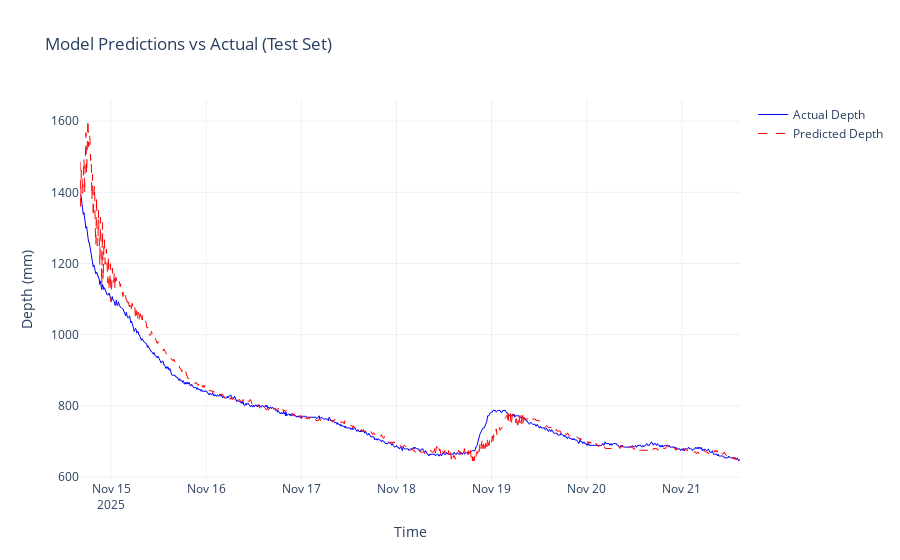

The notebook cell saved with this chart:
### Markdown cell above
## 4. Model Training

### Code cell
# Define Features
# 1. High-Res Precipitation Lags (10min to 120min)
features_lag_highres = [f'precip_lag_{step*10}min' for step in range(1, 13)]

# 2. Hourly Precipitation Lags (2h to 7h)
features_lag_hourly = [f'precip_lag_{h}h' for h in range(2, 8)]

# 3. Precipitation Forecast (0 to 4h in 10min steps)
features_forecast = [f'precip_forecast_{step*10}min' for step in range(0, 24)]

# 4. NEW: Probability Lags (2h to 7h)
features_prob_lag = [f'precip_prob_lag_{h}h' for h in range(2, 8)]

# 5. NEW: Probability Forecast (0 to 4h)
features_prob_forecast = [f'precip_prob_forecast_{h}h' for h in range(0, 5)]

features = features_lag_highres + features_lag_hourly + features_forecast + features_prob_lag + features_prob_forecast

print(f"Selected {len(features)} features: {features}")

target = 'target_change'

X = df_train_data[features]
y = df_train_data[target]

# Split
split_idx = int(len(X) * 0.8)
X_train, X_test = X.iloc[:split_idx], X.iloc[split_idx:]
y_train, y_test = y.iloc[:split_idx], y.iloc[split_idx:]

print(f"Train set: {X_train.shape}, Test set: {X_test.shape}")

# Train (Using params from forecasting_model.ipynb grid search if available, or defaults)
# Using the ones seen in the notebook inspection: max_depth=5, learning_rate=0.1, n_estimators=100
model = xgb.XGBRegressor(n_estimators=50, learning_rate=0.1, max_depth=3, subsample=1.0, random_state=42, early_stopping_rounds=10, objective='reg:squarederror')
model.fit(X_train, y_train, eval_set=[(X_test, y_test)], verbose=False)

# Evaluate
pred_change = model.predict(X_test)

# Reconstruct Absolute Depth
# Predicted Depth[T+4h] = Actual Depth[T] + Predicted Change[T->T+4h]
current_depth_test = df_train_data.loc[X_test.index, 'streamway_depth_mm']
pred_depth_reconstructed = current_depth_test + pred_change

y_actual_depth = df_train_data.loc[X_test.index, 'target_depth']

# Calculate Model Metrics
rmse = np.sqrt(mean_squared_error(y_actual_depth, pred_depth_reconstructed))
mae = mean_absolute_error(y_actual_depth, pred_depth_reconstructed)
r2 = r2_score(y_actual_depth, pred_depth_reconstructed)

# Calculate Baseline Metrics (Persistence: Predict 0 change)
# If we predicted 0 change, the error would be exactly the actual change
# Baseline RMSE = sqrt(mean(actual_change^2))
# Baseline MAE = mean(|actual_change|)
# We use the Test Set for a fair comparison
baseline_changes = df_train_data.loc[X_test.index, 'target_change']
baseline_rmse = np.sqrt((baseline_changes**2).mean())
baseline_mae = baseline_changes.abs().mean()

# Formatting Helper
def format_score(name, score, baseline):
    # Green if < 90% of baseline (solid improvement)
    # Orange if < 100% of baseline (marginal)
    # Red if >= baseline (worse/useless)
    
    ratio = score / baseline
    
    GREEN = "\033[92m"
    ORANGE = "\033[93m"
    RED = "\033[91m"
    RESET = "\033[0m"
    
    if ratio < 0.9:
        color = GREEN
        status = "GOOD"
    elif ratio < 1.0:
        color = ORANGE
        status = "OK"
    else:
        color = RED
        status = "POOR"
        
    improvement = (1 - ratio) * 100
    return f"{color}{name}: {score:.2f} (Baseline: {baseline:.2f}) [{status} - {improvement:.1f}%] {RESET}"

print("--- Model Evaluation (vs Persistence Baseline) ---")
print(format_score("RMSE", rmse, baseline_rmse))
print(format_score("MAE ", mae, baseline_mae))
print(format_score("R2 ", r2, 1.0)) # R2 baseline is tricky, usually 0 is mean model, but here we compare to persistence.

# Plot
fig = go.Figure()
# Plot last 7 days of test set
plot_start = X_test.index[-1000]
plot_end = X_test.index[-1]

mask = (X_test.index >= plot_start) & (X_test.index <= plot_end)

fig.add_trace(go.Scatter(x=X_test.index[mask], y=y_actual_depth[mask], name='Actual Depth', line=dict(color='blue', width=1)))
fig.add_trace(go.Scatter(x=X_test.index[mask], y=pred_depth_reconstructed[mask], name='Predicted Depth', line=dict(color='red', width=1, dash='dash')))

fig.update_layout(title='Model Predictions vs Actual (Test Set)', xaxis_title='Time', yaxis_title='Depth (mm)', template='plotly_white')
fig.show()

### Figure 1 — Plotly figure (JSON) as saved in the notebook; plotly's stock layout.template omitted (floating-point values rounded to 4 significant figures; data arrays with more than 128 entries replaced by an {"elided": "..."} marker saying what was removed)
{"data": [{"line": {"color": "blue", "width": 1}, "name": "Actual Depth", "type": "scatter", "x": {"elided": "1000 str values"}, "y": {"elided": "1000 float values"}}, {"line": {"color": "red", "dash": "dash", "width": 1}, "name": "Predicted Depth", "type": "scatter", "x": {"elided": "1000 str values"}, "y": {"elided": "1000 float values"}}], "layout": {"title": {"text": "Model Predictions vs Actual (Test Set)"}, "xaxis": {"title": {"text": "Time"}}, "yaxis": {"title": {"text": "Depth (mm)"}}}}
